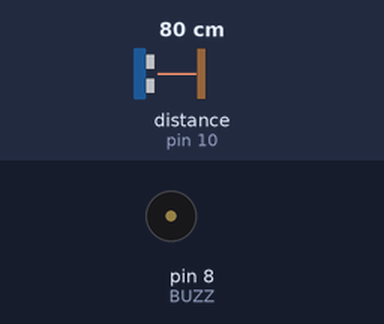
Recording of a sketch running on a simulated Arduino Uno, built with avr-gcc and run on an emulated ATmega328P. On the bench: buzzer (waves = sounding). Wiring (inferred from the names in the program): ultrasonic range finder: trigger pin 9; echo pin 10. The test bench sets the inputs (shaded band); at power-on: distance to the obstacle (sensor on pin 10) 80 cm. The echo pulse lasts 58.3 µs per cm.

Above: at 1.2 s.
1.3 s: distance to the obstacle (sensor on pin 10) set to 43 cm
2.8 s: distance to the obstacle (sensor on pin 10) set to 37 cm
At 3.1 s:
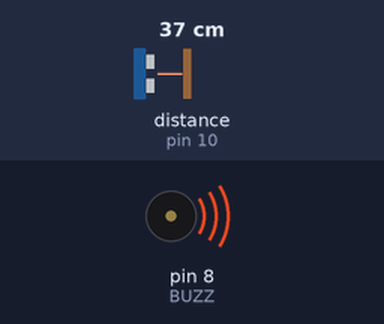
4.3 s: distance to the obstacle (sensor on pin 10) set to 5 cm
At 5.0 s:
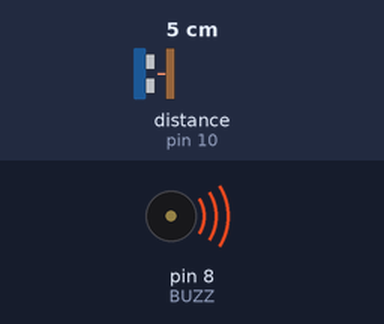
5.8 s: distance to the obstacle (sensor on pin 10) set to 2 cm
At 6.1 s:
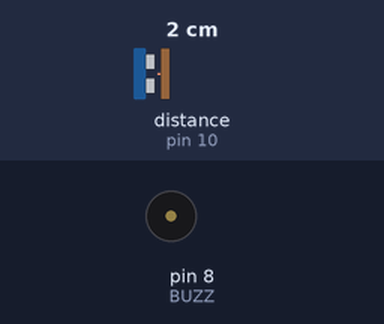
7.3 s: distance to the obstacle (sensor on pin 10) set to 4 cm
At 8.5 s:
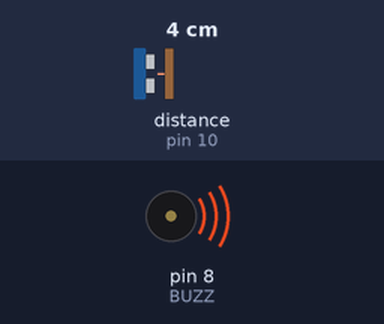
Timing chart, 0 to 9.8 s (numbered marks = the images above; inputs shaded):
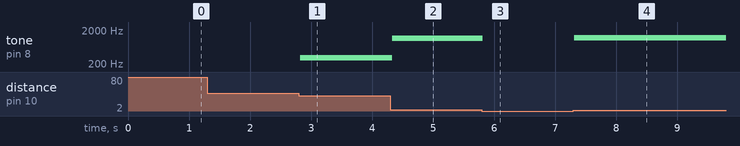

Measured:
- the behaviour switches between 41 and 40 cm on distance to the obstacle (sensor on pin 10) (found by bisection; images 0 and 1)
- the behaviour switches between 4 and 3 cm on distance to the obstacle (sensor on pin 10) (found by bisection; images 2 and 3)
- after the input at 1.3 s, every drawn part: stays the same
- after the input at 2.8 s, tone on pin 8 (BUZZ): silent → 306 Hz at once
- after the input at 4.3 s, tone on pin 8 (BUZZ): 306 Hz → 1148 Hz at once
- after the input at 5.8 s, tone on pin 8 (BUZZ): 1148 Hz → silent at once
- after the input at 7.3 s, tone on pin 8 (BUZZ): silent → 1174 Hz at once

The sketch:

example-sketch.ino
```cpp
// Ultrasonic theremin: HC-SR04 -> piezo pitch.
const int TRIG = 9, ECHO = 10, BUZZ = 8;

long readCm() {
  digitalWrite(TRIG, LOW); delayMicroseconds(2);
  digitalWrite(TRIG, HIGH); delayMicroseconds(10); digitalWrite(TRIG, LOW);
  long us = pulseIn(ECHO, HIGH, 30000); return us / 58;
}

void setup() { pinMode(TRIG, OUTPUT); pinMode(ECHO, INPUT); }

void loop() {
  long cm = readCm();
  if (cm > 2 && cm < 40) tone(BUZZ, map(cm, 2, 40, 1200, 200));
  else noTone(BUZZ);
  delay(30);
}
```
